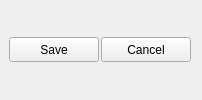
                  <widget class="QFrame" name="frame_addState_save_delete_layout">
                   <property name="minimumSize">
                    <size>
                     <width>0</width>
                     <height>40</height>
                    </size>
                   </property>
                   <property name="frameShape">
                    <enum>QFrame::NoFrame</enum>
                   </property>
                   <property name="frameShadow">
                    <enum>QFrame::Raised</enum>
                   </property>
                   <layout class="QHBoxLayout" name="horizontalLayout_8">
                    <property name="spacing">
                     <number>2</number>
                    </property>
                    <property name="leftMargin">
                     <number>0</number>
                    </property>
                    <property name="topMargin">
                     <number>5</number>
                    </property>
                    <property name="bottomMargin">
                     <number>5</number>
                    </property>
                    <item>
                     <widget class="QLabel" name="label_placeHolder_save_delete">
                      <property name="minimumSize">
                       <size>
                        <width>0</width>
                        <height>0</height>
                       </size>
                      </property>
                      <property name="text">
                       <string/>
                      </property>
                     </widget>
                    </item>
                    <item>
                     <widget class="QPushButton" name="pushButton_addState_save">
                      <property name="minimumSize">
                       <size>
                        <width>90</width>
                        <height>25</height>
                       </size>
                      </property>
                      <property name="maximumSize">
                       <size>
                        <width>90</width>
                        <height>25</height>
                       </size>
                      </property>
                      <property name="text">
                       <string>Save</string>
                      </property>
                     </widget>
                    </item>
                    <item>
                     <widget class="QPushButton" name="pushButton_addState_cancel">
                      <property name="minimumSize">
                       <size>
                        <width>90</width>
                        <height>25</height>
                       </size>
                      </property>
                      <property name="maximumSize">
                       <size>
                        <width>90</width>
                        <height>25</height>
                       </size>
                      </property>
                      <property name="text">
                       <string>Cancel</string>
                      </property>
                     </widget>
                    </item>
                   </layout>
                  </widget>
